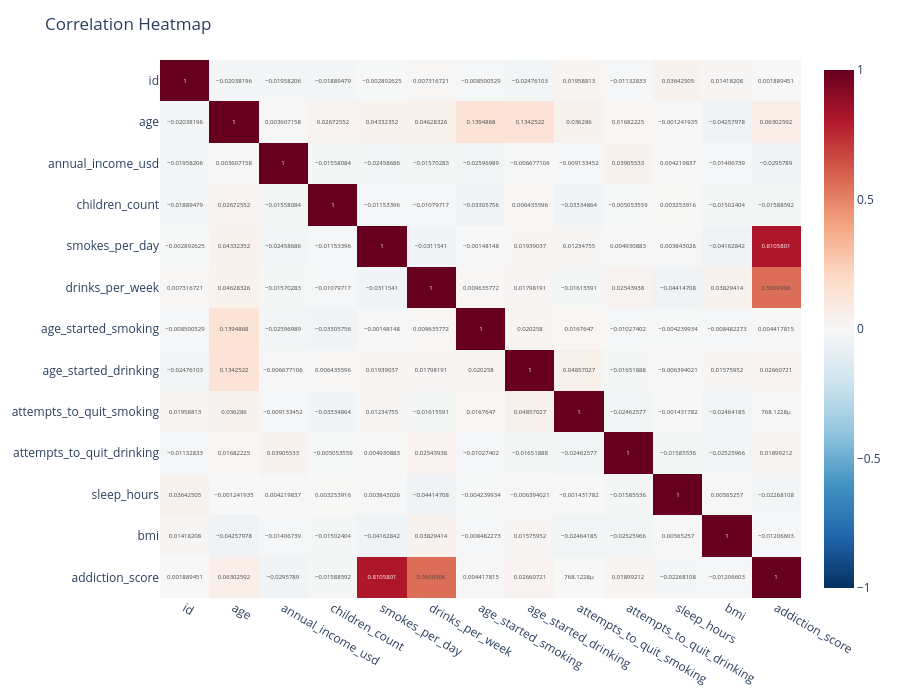

The notebook cell saved with this chart:
### Code cell
# Create interactive heatmap
fig3 = px.imshow(
    corr_matrix,
    text_auto=True,
    color_continuous_scale="RdBu_r",
    zmin=-1,
    zmax=1,
    aspect="auto"
)

fig3.update_layout(
    title="Correlation Heatmap",
    width=900,
    height=700
)

fig3.show()

# Save as interactive HTML
fig3.write_html("../visuals/correlation_heatmap.html")

### Figure 1 — Plotly figure (JSON) as saved in the notebook; plotly's stock layout.template omitted (floating-point values rounded to 4 significant figures; data arrays with more than 128 entries replaced by an {"elided": "..."} marker saying what was removed)
{"data": [{"coloraxis": "coloraxis", "hovertemplate": "x: %{x}<br>y: %{y}<br>color: %{z}<extra></extra>", "name": "0", "texttemplate": "%{z}", "type": "heatmap", "x": ["id", "age", "annual_income_usd", "children_count", "smokes_per_day", "drinks_per_week", "age_started_smoking", "age_started_drinking", "attempts_to_quit_smoking", "attempts_to_quit_drinking", "sleep_hours", "bmi", "addiction_score"], "xaxis": "x", "y": ["id", "age", "annual_income_usd", "children_count", "smokes_per_day", "drinks_per_week", "age_started_smoking", "age_started_drinking", "attempts_to_quit_smoking", "attempts_to_quit_drinking", "sleep_hours", "bmi", "addiction_score"], "yaxis": "y", "z": {"elided": "13x13 float values"}}], "layout": {"coloraxis": {"cmax": 1, "cmin": -1, "colorscale": [[0, "rgb(5,48,97)"], [0.1, "rgb(33,102,172)"], [0.2, "rgb(67,147,195)"], [0.3, "rgb(146,197,222)"], [0.4, "rgb(209,229,240)"], [0.5, "rgb(247,247,247)"], [0.6, "rgb(253,219,199)"], [0.7, "rgb(244,165,130)"], [0.8, "rgb(214,96,77)"], [0.9, "rgb(178,24,43)"], [1, "rgb(103,0,31)"]]}, "height": 700, "margin": {"t": 60}, "title": {"text": "Correlation Heatmap"}, "width": 900, "xaxis": {"anchor": "y", "domain": [0, 1]}, "yaxis": {"anchor": "x", "autorange": "reversed", "domain": [0, 1]}}}
